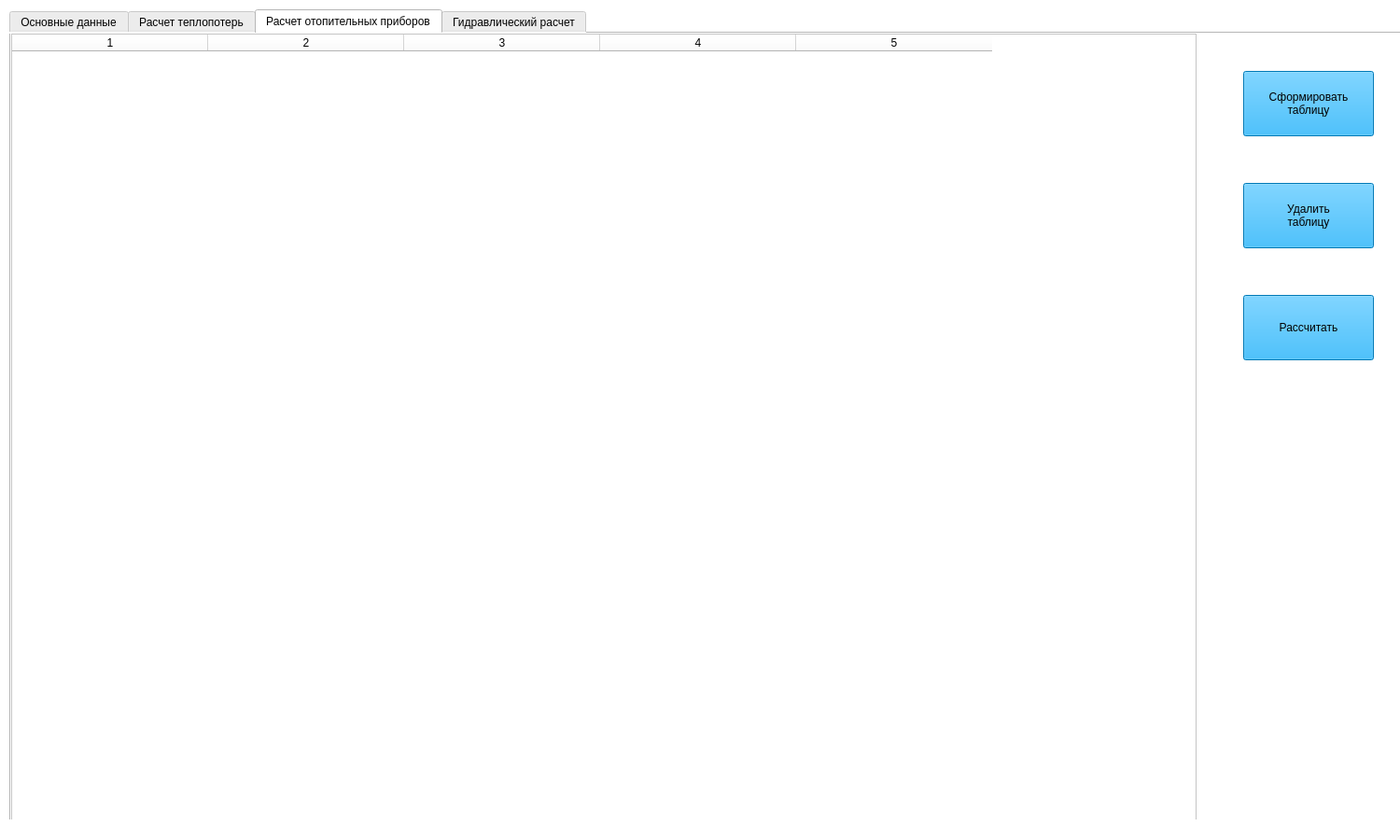
<?xml version="1.0" encoding="UTF-8"?>
<ui version="4.0">
 <class>MainWindow</class>
 <widget class="QMainWindow" name="MainWindow">
  <property name="geometry">
   <rect>
    <x>0</x>
    <y>0</y>
    <width>1500</width>
    <height>900</height>
   </rect>
  </property>
  <property name="minimumSize">
   <size>
    <width>1500</width>
    <height>800</height>
   </size>
  </property>
  <property name="maximumSize">
   <size>
    <width>1680</width>
    <height>1050</height>
   </size>
  </property>
  <property name="font">
   <font>
    <family>Times New Roman</family>
    <pointsize>12</pointsize>
    <weight>50</weight>
    <italic>false</italic>
    <bold>false</bold>
   </font>
  </property>
  <property name="windowTitle">
   <string>Расчет систем отопления</string>
  </property>
  <property name="styleSheet">
   <string notr="true">background-color: rgb(255, 255, 255);
font: 12pt &quot;Times New Roman&quot;;</string>
  </property>
  <widget class="QWidget" name="centralwidget">
   <widget class="QTabWidget" name="tabWidget">
    <property name="geometry">
     <rect>
      <x>10</x>
      <y>10</y>
      <width>1500</width>
      <height>900</height>
     </rect>
    </property>
    <property name="minimumSize">
     <size>
      <width>1400</width>
      <height>800</height>
     </size>
    </property>
    <property name="maximumSize">
     <size>
      <width>1680</width>
      <height>1050</height>
     </size>
    </property>
    <property name="currentIndex">
     <number>2</number>
    </property>
    <widget class="QWidget" name="tab_3">
     <attribute name="title">
      <string>Основные данные</string>
     </attribute>
     <widget class="QGroupBox" name="groupBox">
      <property name="geometry">
       <rect>
        <x>10</x>
        <y>10</y>
        <width>791</width>
        <height>821</height>
       </rect>
      </property>
      <property name="font">
       <font>
        <family>Times New Roman</family>
        <pointsize>12</pointsize>
        <weight>50</weight>
        <italic>false</italic>
        <bold>false</bold>
       </font>
      </property>
      <property name="title">
       <string>Исходные данные</string>
      </property>
      <property name="alignment">
       <set>Qt::AlignCenter</set>
      </property>
      <widget class="QLineEdit" name="lineEdit_5_obj_name">
       <property name="geometry">
        <rect>
         <x>260</x>
         <y>50</y>
         <width>521</width>
         <height>30</height>
        </rect>
       </property>
       <property name="styleSheet">
        <string notr="true">background-color: rgb(85, 255, 255);</string>
       </property>
       <property name="alignment">
        <set>Qt::AlignCenter</set>
       </property>
      </widget>
      <widget class="QLabel" name="label">
       <property name="geometry">
        <rect>
         <x>20</x>
         <y>50</y>
         <width>231</width>
         <height>31</height>
        </rect>
       </property>
       <property name="text">
        <string>1. Наименование объекта</string>
       </property>
      </widget>
      <widget class="QLabel" name="label_2">
       <property name="geometry">
        <rect>
         <x>20</x>
         <y>110</y>
         <width>400</width>
         <height>50</height>
        </rect>
       </property>
       <property name="text">
        <string>2. Расчетная температура наружного воздуха 
    в холодный период, °C </string>
       </property>
      </widget>
      <widget class="QLineEdit" name="lineEdit_6_t_n">
       <property name="geometry">
        <rect>
         <x>480</x>
         <y>120</y>
         <width>110</width>
         <height>40</height>
        </rect>
       </property>
       <property name="styleSheet">
        <string notr="true">background-color: rgb(85, 255, 255);</string>
       </property>
       <property name="alignment">
        <set>Qt::AlignCenter</set>
       </property>
      </widget>
      <widget class="QLabel" name="label_3">
       <property name="geometry">
        <rect>
         <x>20</x>
         <y>190</y>
         <width>640</width>
         <height>30</height>
        </rect>
       </property>
       <property name="text">
        <string>&lt;html&gt;&lt;head/&gt;&lt;body&gt;&lt;p&gt;3. Коэффициенты теплопередачи ограждающих конструкций, Вт/м&lt;span style=&quot; vertical-align:super;&quot;&gt;2 &lt;/span&gt;&lt;span style=&quot; font-family:'Times New Roman','serif'; font-size:14pt;&quot;&gt;‧ &lt;/span&gt;°C &lt;/p&gt;&lt;/body&gt;&lt;/html&gt;</string>
       </property>
      </widget>
      <widget class="QWidget" name="verticalLayoutWidget">
       <property name="geometry">
        <rect>
         <x>40</x>
         <y>250</y>
         <width>202</width>
         <height>181</height>
        </rect>
       </property>
       <layout class="QVBoxLayout" name="verticalLayout">
        <item>
         <widget class="QLabel" name="label_4">
          <property name="text">
           <string>- Пол I зоны</string>
          </property>
         </widget>
        </item>
        <item>
         <widget class="QLabel" name="label_6">
          <property name="text">
           <string>- Пол III зоны</string>
          </property>
         </widget>
        </item>
        <item>
         <widget class="QLabel" name="label_8">
          <property name="text">
           <string>- Наружняя стена</string>
          </property>
         </widget>
        </item>
        <item>
         <widget class="QLabel" name="label_9">
          <property name="text">
           <string>- Окно</string>
          </property>
         </widget>
        </item>
       </layout>
      </widget>
      <widget class="QWidget" name="verticalLayoutWidget_2">
       <property name="geometry">
        <rect>
         <x>230</x>
         <y>250</y>
         <width>108</width>
         <height>181</height>
        </rect>
       </property>
       <layout class="QVBoxLayout" name="verticalLayout_2">
        <item>
         <widget class="QLineEdit" name="lineEdit_11_pol_1">
          <property name="styleSheet">
           <string notr="true">background-color: rgb(85, 255, 255);</string>
          </property>
          <property name="alignment">
           <set>Qt::AlignCenter</set>
          </property>
         </widget>
        </item>
        <item>
         <widget class="QLineEdit" name="lineEdit_7_pol_3">
          <property name="styleSheet">
           <string notr="true">background-color: rgb(85, 255, 255);</string>
          </property>
          <property name="alignment">
           <set>Qt::AlignCenter</set>
          </property>
         </widget>
        </item>
        <item>
         <widget class="QLineEdit" name="lineEdit_9_ns">
          <property name="styleSheet">
           <string notr="true">background-color: rgb(85, 255, 255);</string>
          </property>
          <property name="alignment">
           <set>Qt::AlignCenter</set>
          </property>
         </widget>
        </item>
        <item>
         <widget class="QLineEdit" name="lineEdit_12_wind">
          <property name="styleSheet">
           <string notr="true">background-color: rgb(85, 255, 255);</string>
          </property>
          <property name="alignment">
           <set>Qt::AlignCenter</set>
          </property>
         </widget>
        </item>
       </layout>
      </widget>
      <widget class="QWidget" name="verticalLayoutWidget_3">
       <property name="geometry">
        <rect>
         <x>360</x>
         <y>250</y>
         <width>162</width>
         <height>181</height>
        </rect>
       </property>
       <layout class="QVBoxLayout" name="verticalLayout_3">
        <item>
         <widget class="QLabel" name="label_10">
          <property name="text">
           <string>- Пол II зоны</string>
          </property>
         </widget>
        </item>
        <item>
         <widget class="QLabel" name="label_11">
          <property name="text">
           <string>- Пол IV зоны</string>
          </property>
         </widget>
        </item>
        <item>
         <widget class="QLabel" name="label_12">
          <property name="text">
           <string>- Кровля</string>
          </property>
         </widget>
        </item>
        <item>
         <widget class="QLabel" name="label_13">
          <property name="text">
           <string>- Дверь</string>
          </property>
         </widget>
        </item>
       </layout>
      </widget>
      <widget class="QWidget" name="verticalLayoutWidget_4">
       <property name="geometry">
        <rect>
         <x>550</x>
         <y>250</y>
         <width>108</width>
         <height>181</height>
        </rect>
       </property>
       <layout class="QVBoxLayout" name="verticalLayout_4">
        <item>
         <widget class="QLineEdit" name="lineEdit_13_pol_2">
          <property name="styleSheet">
           <string notr="true">background-color: rgb(85, 255, 255);</string>
          </property>
          <property name="alignment">
           <set>Qt::AlignCenter</set>
          </property>
         </widget>
        </item>
        <item>
         <widget class="QLineEdit" name="lineEdit_14_pol_4">
          <property name="styleSheet">
           <string notr="true">background-color: rgb(85, 255, 255);</string>
          </property>
          <property name="alignment">
           <set>Qt::AlignCenter</set>
          </property>
         </widget>
        </item>
        <item>
         <widget class="QLineEdit" name="lineEdit_15_kr">
          <property name="styleSheet">
           <string notr="true">background-color: rgb(85, 255, 255);</string>
          </property>
          <property name="alignment">
           <set>Qt::AlignCenter</set>
          </property>
         </widget>
        </item>
        <item>
         <widget class="QLineEdit" name="lineEdit_16_door">
          <property name="styleSheet">
           <string notr="true">background-color: rgb(85, 255, 255);</string>
          </property>
          <property name="alignment">
           <set>Qt::AlignCenter</set>
          </property>
         </widget>
        </item>
       </layout>
      </widget>
      <widget class="QLabel" name="label_5">
       <property name="geometry">
        <rect>
         <x>20</x>
         <y>510</y>
         <width>510</width>
         <height>30</height>
        </rect>
       </property>
       <property name="text">
        <string>4. Температура в подающем и обратном трубопроводе, °C</string>
       </property>
      </widget>
      <widget class="QLabel" name="label_7">
       <property name="geometry">
        <rect>
         <x>49</x>
         <y>560</y>
         <width>21</width>
         <height>30</height>
        </rect>
       </property>
       <property name="text">
        <string>&lt;html&gt;&lt;head/&gt;&lt;body&gt;&lt;p&gt;&lt;span style=&quot; font-size:14pt;&quot;&gt;t&lt;/span&gt;&lt;span style=&quot; font-size:14pt; vertical-align:sub;&quot;&gt;1&lt;/span&gt;&lt;/p&gt;&lt;/body&gt;&lt;/html&gt;</string>
       </property>
      </widget>
      <widget class="QComboBox" name="comboBox_t1">
       <property name="geometry">
        <rect>
         <x>80</x>
         <y>560</y>
         <width>80</width>
         <height>30</height>
        </rect>
       </property>
       <property name="styleSheet">
        <string notr="true">background-color: rgb(85, 255, 255);</string>
       </property>
       <item>
        <property name="text">
         <string>90</string>
        </property>
       </item>
       <item>
        <property name="text">
         <string>95</string>
        </property>
       </item>
      </widget>
      <widget class="QLabel" name="label_14">
       <property name="geometry">
        <rect>
         <x>200</x>
         <y>560</y>
         <width>20</width>
         <height>30</height>
        </rect>
       </property>
       <property name="text">
        <string>&lt;html&gt;&lt;head/&gt;&lt;body&gt;&lt;p&gt;&lt;span style=&quot; font-size:14pt;&quot;&gt;t&lt;/span&gt;&lt;span style=&quot; font-size:14pt; vertical-align:sub;&quot;&gt;2&lt;/span&gt;&lt;/p&gt;&lt;/body&gt;&lt;/html&gt;</string>
       </property>
      </widget>
      <widget class="QComboBox" name="comboBox_2_t2">
       <property name="geometry">
        <rect>
         <x>230</x>
         <y>560</y>
         <width>80</width>
         <height>30</height>
        </rect>
       </property>
       <property name="styleSheet">
        <string notr="true">background-color: rgb(85, 255, 255);</string>
       </property>
       <item>
        <property name="text">
         <string>70</string>
        </property>
       </item>
      </widget>
      <widget class="QLabel" name="label_15">
       <property name="geometry">
        <rect>
         <x>20</x>
         <y>740</y>
         <width>160</width>
         <height>30</height>
        </rect>
       </property>
       <property name="text">
        <string>6. Материал труб</string>
       </property>
      </widget>
      <widget class="QComboBox" name="comboBox_3_tube">
       <property name="geometry">
        <rect>
         <x>200</x>
         <y>740</y>
         <width>171</width>
         <height>30</height>
        </rect>
       </property>
       <property name="styleSheet">
        <string notr="true">background-color: rgb(85, 255, 255);</string>
       </property>
       <item>
        <property name="text">
         <string>Сталь</string>
        </property>
       </item>
       <item>
        <property name="text">
         <string>Полипропилен</string>
        </property>
       </item>
      </widget>
      <widget class="QCheckBox" name="checkBox_3_n_coef">
       <property name="geometry">
        <rect>
         <x>40</x>
         <y>460</y>
         <width>561</width>
         <height>31</height>
        </rect>
       </property>
       <property name="text">
        <string>Использовать нормативные коэффициенты</string>
       </property>
      </widget>
      <widget class="QLabel" name="label_40">
       <property name="geometry">
        <rect>
         <x>20</x>
         <y>620</y>
         <width>521</width>
         <height>30</height>
        </rect>
       </property>
       <property name="text">
        <string>5. Давление теплоносителя на вводе в здание / в ИТП</string>
       </property>
      </widget>
      <widget class="QLineEdit" name="lineEdit_p_n">
       <property name="geometry">
        <rect>
         <x>69</x>
         <y>670</y>
         <width>91</width>
         <height>31</height>
        </rect>
       </property>
       <property name="styleSheet">
        <string notr="true">background-color: rgb(85, 255, 255);</string>
       </property>
       <property name="text">
        <string/>
       </property>
       <property name="alignment">
        <set>Qt::AlignCenter</set>
       </property>
      </widget>
      <widget class="QComboBox" name="comboBox_4_p_n">
       <property name="geometry">
        <rect>
         <x>190</x>
         <y>670</y>
         <width>111</width>
         <height>31</height>
        </rect>
       </property>
       <property name="styleSheet">
        <string notr="true">background-color: rgb(85, 255, 255);</string>
       </property>
       <item>
        <property name="text">
         <string>кПа</string>
        </property>
       </item>
       <item>
        <property name="text">
         <string>м вод. ст.</string>
        </property>
       </item>
       <item>
        <property name="text">
         <string>атм</string>
        </property>
       </item>
      </widget>
     </widget>
     <widget class="QGroupBox" name="groupBox_2">
      <property name="geometry">
       <rect>
        <x>820</x>
        <y>10</y>
        <width>661</width>
        <height>301</height>
       </rect>
      </property>
      <property name="title">
       <string>Основные результаты</string>
      </property>
      <property name="alignment">
       <set>Qt::AlignCenter</set>
      </property>
      <widget class="QWidget" name="verticalLayoutWidget_5">
       <property name="geometry">
        <rect>
         <x>10</x>
         <y>50</y>
         <width>431</width>
         <height>231</height>
        </rect>
       </property>
       <layout class="QVBoxLayout" name="verticalLayout_5">
        <item>
         <widget class="QLabel" name="label_16">
          <property name="text">
           <string>1. Суммарные теплопотери по зданию, кВт</string>
          </property>
         </widget>
        </item>
        <item>
         <widget class="QLabel" name="label_18">
          <property name="text">
           <string>2. Общая тепловая мощность СО, кВт</string>
          </property>
         </widget>
        </item>
        <item>
         <widget class="QLabel" name="label_21">
          <property name="text">
           <string>3. Суммарный расход теплоносителя в СО, кг/ч</string>
          </property>
         </widget>
        </item>
        <item>
         <widget class="QLabel" name="label_22">
          <property name="text">
           <string>4. Главное циркуляционное кольцо (ГЦК)</string>
          </property>
         </widget>
        </item>
        <item>
         <widget class="QLabel" name="label_23">
          <property name="text">
           <string>5. Суммарные потери давления в ГЦК, кПа</string>
          </property>
         </widget>
        </item>
       </layout>
      </widget>
      <widget class="QWidget" name="verticalLayoutWidget_6">
       <property name="geometry">
        <rect>
         <x>480</x>
         <y>50</y>
         <width>160</width>
         <height>241</height>
        </rect>
       </property>
       <layout class="QVBoxLayout" name="verticalLayout_6">
        <item>
         <widget class="QLineEdit" name="lineEdit_17_sum_h_loss">
          <property name="styleSheet">
           <string notr="true">background-color: rgb(85, 255, 255);</string>
          </property>
          <property name="alignment">
           <set>Qt::AlignCenter</set>
          </property>
          <property name="readOnly">
           <bool>true</bool>
          </property>
         </widget>
        </item>
        <item>
         <widget class="QLineEdit" name="lineEdit_18_sum_heat">
          <property name="styleSheet">
           <string notr="true">background-color: rgb(85, 255, 255);</string>
          </property>
          <property name="alignment">
           <set>Qt::AlignCenter</set>
          </property>
          <property name="readOnly">
           <bool>true</bool>
          </property>
         </widget>
        </item>
        <item>
         <widget class="QLineEdit" name="lineEdit_20_sum_rate">
          <property name="styleSheet">
           <string notr="true">background-color: rgb(85, 255, 255);</string>
          </property>
          <property name="alignment">
           <set>Qt::AlignCenter</set>
          </property>
          <property name="readOnly">
           <bool>true</bool>
          </property>
         </widget>
        </item>
        <item>
         <widget class="QLineEdit" name="lineEdit_19_name_gck">
          <property name="styleSheet">
           <string notr="true">background-color: rgb(85, 255, 255);</string>
          </property>
          <property name="alignment">
           <set>Qt::AlignCenter</set>
          </property>
          <property name="readOnly">
           <bool>true</bool>
          </property>
         </widget>
        </item>
        <item>
         <widget class="QLineEdit" name="lineEdit_21_sum_p_loss">
          <property name="styleSheet">
           <string notr="true">background-color: rgb(85, 255, 255);</string>
          </property>
          <property name="text">
           <string/>
          </property>
          <property name="alignment">
           <set>Qt::AlignCenter</set>
          </property>
          <property name="readOnly">
           <bool>true</bool>
          </property>
         </widget>
        </item>
       </layout>
      </widget>
     </widget>
     <widget class="QGroupBox" name="groupBox_3">
      <property name="geometry">
       <rect>
        <x>820</x>
        <y>320</y>
        <width>661</width>
        <height>261</height>
       </rect>
      </property>
      <property name="title">
       <string>Дополнительные сведения</string>
      </property>
      <property name="alignment">
       <set>Qt::AlignCenter</set>
      </property>
      <widget class="QWidget" name="verticalLayoutWidget_7">
       <property name="geometry">
        <rect>
         <x>10</x>
         <y>50</y>
         <width>442</width>
         <height>181</height>
        </rect>
       </property>
       <layout class="QVBoxLayout" name="verticalLayout_7">
        <item>
         <widget class="QLabel" name="label_24">
          <property name="text">
           <string>1. Общая номинальная тепловая мощность СО, кВт</string>
          </property>
         </widget>
        </item>
        <item>
         <widget class="QLabel" name="label_25">
          <property name="text">
           <string>2. Невязка теплового баланса, %</string>
          </property>
         </widget>
        </item>
        <item>
         <widget class="QLabel" name="label_26">
          <property name="text">
           <string>3. Балансовый расход теплоносителя, кг/ч</string>
          </property>
         </widget>
        </item>
        <item>
         <widget class="QLabel" name="label_27">
          <property name="text">
           <string>4. Невязка материального баланса, %</string>
          </property>
         </widget>
        </item>
       </layout>
      </widget>
      <widget class="QWidget" name="verticalLayoutWidget_8">
       <property name="geometry">
        <rect>
         <x>480</x>
         <y>50</y>
         <width>160</width>
         <height>181</height>
        </rect>
       </property>
       <layout class="QVBoxLayout" name="verticalLayout_8">
        <item>
         <widget class="QLineEdit" name="lineEdit_22_sum_n_heat">
          <property name="styleSheet">
           <string notr="true">background-color: rgb(85, 255, 255);</string>
          </property>
          <property name="alignment">
           <set>Qt::AlignCenter</set>
          </property>
          <property name="readOnly">
           <bool>true</bool>
          </property>
         </widget>
        </item>
        <item>
         <widget class="QLineEdit" name="lineEdit_23_dl_heat">
          <property name="styleSheet">
           <string notr="true">background-color: rgb(85, 255, 255);</string>
          </property>
          <property name="alignment">
           <set>Qt::AlignCenter</set>
          </property>
          <property name="readOnly">
           <bool>true</bool>
          </property>
         </widget>
        </item>
        <item>
         <widget class="QLineEdit" name="lineEdit_24_n_rate">
          <property name="styleSheet">
           <string notr="true">background-color: rgb(85, 255, 255);</string>
          </property>
          <property name="alignment">
           <set>Qt::AlignCenter</set>
          </property>
          <property name="readOnly">
           <bool>true</bool>
          </property>
         </widget>
        </item>
        <item>
         <widget class="QLineEdit" name="lineEdit_25_dl_rate">
          <property name="styleSheet">
           <string notr="true">background-color: rgb(85, 255, 255);</string>
          </property>
          <property name="alignment">
           <set>Qt::AlignCenter</set>
          </property>
          <property name="readOnly">
           <bool>true</bool>
          </property>
         </widget>
        </item>
       </layout>
      </widget>
     </widget>
     <widget class="QPushButton" name="pushButton_5_rest">
      <property name="geometry">
       <rect>
        <x>900</x>
        <y>650</y>
        <width>171</width>
        <height>71</height>
       </rect>
      </property>
      <property name="font">
       <font>
        <family>Times New Roman</family>
        <pointsize>14</pointsize>
        <weight>9</weight>
        <italic>false</italic>
        <bold>false</bold>
       </font>
      </property>
      <property name="styleSheet">
       <string notr="true">font: 75 14pt &quot;Times New Roman&quot;;
background-color: rgb(0, 170, 255);</string>
      </property>
      <property name="text">
       <string>Новый расчет</string>
      </property>
     </widget>
     <widget class="QPushButton" name="pushButton_6_save">
      <property name="geometry">
       <rect>
        <x>1200</x>
        <y>650</y>
        <width>171</width>
        <height>71</height>
       </rect>
      </property>
      <property name="font">
       <font>
        <family>Times New Roman</family>
        <pointsize>14</pointsize>
        <weight>9</weight>
        <italic>false</italic>
        <bold>false</bold>
       </font>
      </property>
      <property name="styleSheet">
       <string notr="true">font: 75 14pt &quot;Times New Roman&quot;;
background-color: rgb(0, 170, 255);</string>
      </property>
      <property name="text">
       <string>Сохранить 
результаты</string>
      </property>
     </widget>
     <widget class="QPushButton" name="pushButton_7_help">
      <property name="geometry">
       <rect>
        <x>980</x>
        <y>760</y>
        <width>311</width>
        <height>51</height>
       </rect>
      </property>
      <property name="font">
       <font>
        <family>Times New Roman</family>
        <pointsize>14</pointsize>
        <weight>9</weight>
        <italic>false</italic>
        <bold>false</bold>
       </font>
      </property>
      <property name="styleSheet">
       <string notr="true">font: 75 14pt &quot;Times New Roman&quot;;
background-color: rgb(0, 170, 255);</string>
      </property>
      <property name="text">
       <string>Руководство пользователя</string>
      </property>
     </widget>
    </widget>
    <widget class="QWidget" name="tab">
     <attribute name="title">
      <string>Расчет теплопотерь</string>
     </attribute>
     <widget class="QTableWidget" name="tableWidget">
      <property name="geometry">
       <rect>
        <x>10</x>
        <y>10</y>
        <width>1270</width>
        <height>850</height>
       </rect>
      </property>
      <property name="minimumSize">
       <size>
        <width>1250</width>
        <height>0</height>
       </size>
      </property>
      <property name="maximumSize">
       <size>
        <width>1680</width>
        <height>1050</height>
       </size>
      </property>
      <property name="styleSheet">
       <string notr="true"/>
      </property>
      <property name="alternatingRowColors">
       <bool>true</bool>
      </property>
      <property name="verticalScrollMode">
       <enum>QAbstractItemView::ScrollPerItem</enum>
      </property>
      <property name="gridStyle">
       <enum>Qt::SolidLine</enum>
      </property>
      <attribute name="horizontalHeaderDefaultSectionSize">
       <number>210</number>
      </attribute>
      <attribute name="verticalHeaderCascadingSectionResizes">
       <bool>false</bool>
      </attribute>
      <attribute name="verticalHeaderDefaultSectionSize">
       <number>40</number>
      </attribute>
      <column>
       <property name="text">
        <string>Тип огр. констр.</string>
       </property>
      </column>
      <column>
       <property name="text">
        <string>Стороны света</string>
       </property>
      </column>
      <column>
       <property name="text">
        <string>Длина ограждения, м</string>
       </property>
      </column>
      <column>
       <property name="text">
        <string>Ширина ограждения, м</string>
       </property>
      </column>
      <column>
       <property name="text">
        <string>Количество элементов</string>
       </property>
      </column>
      <column>
       <property name="text">
        <string>Теплопотери, Вт</string>
       </property>
      </column>
     </widget>
     <widget class="QPushButton" name="pushButton_add_row">
      <property name="geometry">
       <rect>
        <x>1320</x>
        <y>210</y>
        <width>140</width>
        <height>70</height>
       </rect>
      </property>
      <property name="styleSheet">
       <string notr="true">background-color: rgb(0, 170, 255);</string>
      </property>
      <property name="text">
       <string>Добавить 
строку</string>
      </property>
     </widget>
     <widget class="QPushButton" name="pushButton_2_room">
      <property name="geometry">
       <rect>
        <x>1320</x>
        <y>40</y>
        <width>140</width>
        <height>70</height>
       </rect>
      </property>
      <property name="styleSheet">
       <string notr="true">background-color: rgb(0, 170, 255);</string>
      </property>
      <property name="text">
       <string>Добавить 
помещение</string>
      </property>
     </widget>
     <widget class="QPushButton" name="pushButton_3_del_row">
      <property name="geometry">
       <rect>
        <x>1320</x>
        <y>400</y>
        <width>140</width>
        <height>70</height>
       </rect>
      </property>
      <property name="styleSheet">
       <string notr="true">background-color: rgb(0, 170, 255);</string>
      </property>
      <property name="text">
       <string>Удалить 
 строки</string>
      </property>
     </widget>
     <widget class="QLineEdit" name="lineEdit_f_d_row">
      <property name="geometry">
       <rect>
        <x>1310</x>
        <y>500</y>
        <width>70</width>
        <height>40</height>
       </rect>
      </property>
      <property name="styleSheet">
       <string notr="true">background-color: rgb(85, 255, 255);</string>
      </property>
      <property name="alignment">
       <set>Qt::AlignCenter</set>
      </property>
     </widget>
     <widget class="QLineEdit" name="lineEdit_2_l_d_row">
      <property name="geometry">
       <rect>
        <x>1410</x>
        <y>500</y>
        <width>70</width>
        <height>40</height>
       </rect>
      </property>
      <property name="styleSheet">
       <string notr="true">background-color: rgb(85, 255, 255);</string>
      </property>
      <property name="alignment">
       <set>Qt::AlignCenter</set>
      </property>
     </widget>
     <widget class="QPushButton" name="pushButton_4_calc_h_loss">
      <property name="geometry">
       <rect>
        <x>1320</x>
        <y>760</y>
        <width>140</width>
        <height>70</height>
       </rect>
      </property>
      <property name="styleSheet">
       <string notr="true">background-color: rgb(0, 170, 255);</string>
      </property>
      <property name="text">
       <string>Рассчитать</string>
      </property>
     </widget>
     <widget class="QLineEdit" name="lineEdit_3_add_row">
      <property name="geometry">
       <rect>
        <x>1350</x>
        <y>300</y>
        <width>70</width>
        <height>40</height>
       </rect>
      </property>
      <property name="styleSheet">
       <string notr="true">background-color: rgb(85, 255, 255);</string>
      </property>
      <property name="alignment">
       <set>Qt::AlignCenter</set>
      </property>
     </widget>
     <widget class="QLineEdit" name="lineEdit_4_room">
      <property name="geometry">
       <rect>
        <x>1350</x>
        <y>130</y>
        <width>70</width>
        <height>40</height>
       </rect>
      </property>
      <property name="styleSheet">
       <string notr="true">background-color: rgb(85, 255, 255);</string>
      </property>
      <property name="alignment">
       <set>Qt::AlignCenter</set>
      </property>
     </widget>
     <widget class="QCheckBox" name="checkBox_inf">
      <property name="geometry">
       <rect>
        <x>1290</x>
        <y>570</y>
        <width>201</width>
        <height>51</height>
       </rect>
      </property>
      <property name="text">
       <string>Учет инфильтрации
 (+20%)</string>
      </property>
     </widget>
     <widget class="QCheckBox" name="checkBox_2_t_reg">
      <property name="geometry">
       <rect>
        <x>1290</x>
        <y>650</y>
        <width>201</width>
        <height>71</height>
       </rect>
      </property>
      <property name="text">
       <string>Учет терморегул.
 СП 60 п. 6.2.13
 (+15%)</string>
      </property>
     </widget>
     <zorder>pushButton_add_row</zorder>
     <zorder>pushButton_2_room</zorder>
     <zorder>tableWidget</zorder>
     <zorder>pushButton_3_del_row</zorder>
     <zorder>lineEdit_f_d_row</zorder>
     <zorder>lineEdit_2_l_d_row</zorder>
     <zorder>pushButton_4_calc_h_loss</zorder>
     <zorder>lineEdit_3_add_row</zorder>
     <zorder>lineEdit_4_room</zorder>
     <zorder>checkBox_inf</zorder>
     <zorder>checkBox_2_t_reg</zorder>
    </widget>
    <widget class="QWidget" name="tab_2">
     <attribute name="title">
      <string>Расчет отопительных приборов</string>
     </attribute>
     <widget class="QTableWidget" name="tableWidget_2">
      <property name="geometry">
       <rect>
        <x>0</x>
        <y>0</y>
        <width>1270</width>
        <height>850</height>
       </rect>
      </property>
      <property name="minimumSize">
       <size>
        <width>1250</width>
        <height>0</height>
       </size>
      </property>
      <property name="maximumSize">
       <size>
        <width>1680</width>
        <height>1050</height>
       </size>
      </property>
      <property name="styleSheet">
       <string notr="true"/>
      </property>
      <property name="alternatingRowColors">
       <bool>true</bool>
      </property>
      <property name="verticalScrollMode">
       <enum>QAbstractItemView::ScrollPerItem</enum>
      </property>
      <property name="gridStyle">
       <enum>Qt::SolidLine</enum>
      </property>
      <attribute name="horizontalHeaderDefaultSectionSize">
       <number>210</number>
      </attribute>
      <attribute name="verticalHeaderCascadingSectionResizes">
       <bool>false</bool>
      </attribute>
      <attribute name="verticalHeaderDefaultSectionSize">
       <number>40</number>
      </attribute>
      <column>
       <property name="text">
        <string>1</string>
       </property>
      </column>
      <column>
       <property name="text">
        <string>2</string>
       </property>
      </column>
      <column>
       <property name="text">
        <string>3</string>
       </property>
      </column>
      <column>
       <property name="text">
        <string>4</string>
       </property>
      </column>
      <column>
       <property name="text">
        <string>5</string>
       </property>
      </column>
     </widget>
     <widget class="QPushButton" name="pushButton_form_pr">
      <property name="geometry">
       <rect>
        <x>1320</x>
        <y>40</y>
        <width>140</width>
        <height>70</height>
       </rect>
      </property>
      <property name="styleSheet">
       <string notr="true">background-color: rgb(0, 170, 255);</string>
      </property>
      <property name="text">
       <string>Сформировать 
таблицу</string>
      </property>
     </widget>
     <widget class="QPushButton" name="pushButton_del_pr">
      <property name="geometry">
       <rect>
        <x>1320</x>
        <y>160</y>
        <width>140</width>
        <height>70</height>
       </rect>
      </property>
      <property name="styleSheet">
       <string notr="true">background-color: rgb(0, 170, 255);</string>
      </property>
      <property name="text">
       <string>Удалить 
таблицу</string>
      </property>
     </widget>
     <widget class="QPushButton" name="pushButton_calc_pr">
      <property name="geometry">
       <rect>
        <x>1320</x>
        <y>280</y>
        <width>140</width>
        <height>70</height>
       </rect>
      </property>
      <property name="styleSheet">
       <string notr="true">background-color: rgb(0, 170, 255);</string>
      </property>
      <property name="text">
       <string>Рассчитать</string>
      </property>
     </widget>
    </widget>
    <widget class="QWidget" name="tab_4">
     <attribute name="title">
      <string>Гидравлический расчет</string>
     </attribute>
    </widget>
   </widget>
  </widget>
  <widget class="QStatusBar" name="statusbar"/>
 </widget>
 <resources/>
 <connections/>
</ui>
